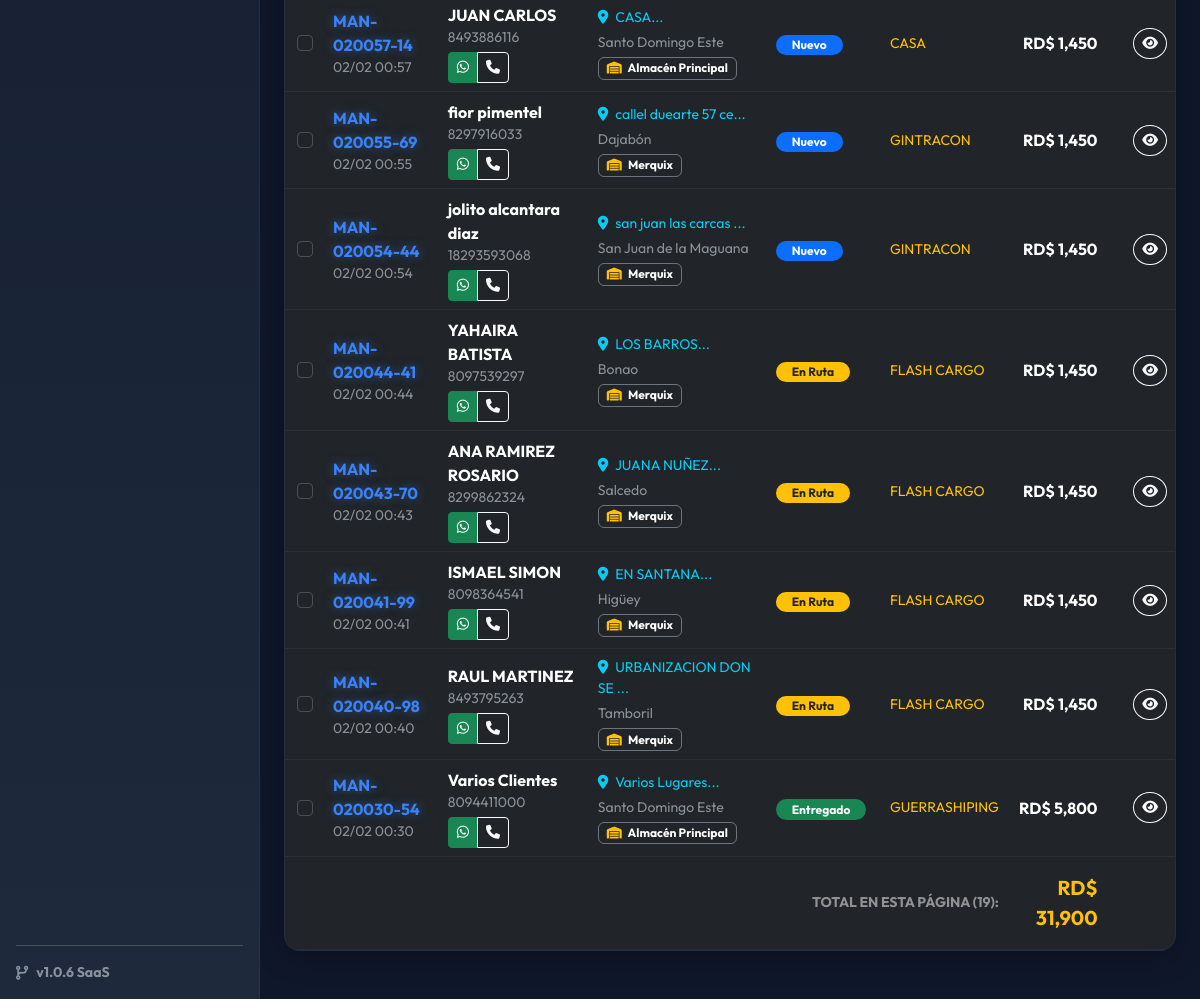
Before: /index.php?ruta=pedidos (signed in, lower part) with the older database file.
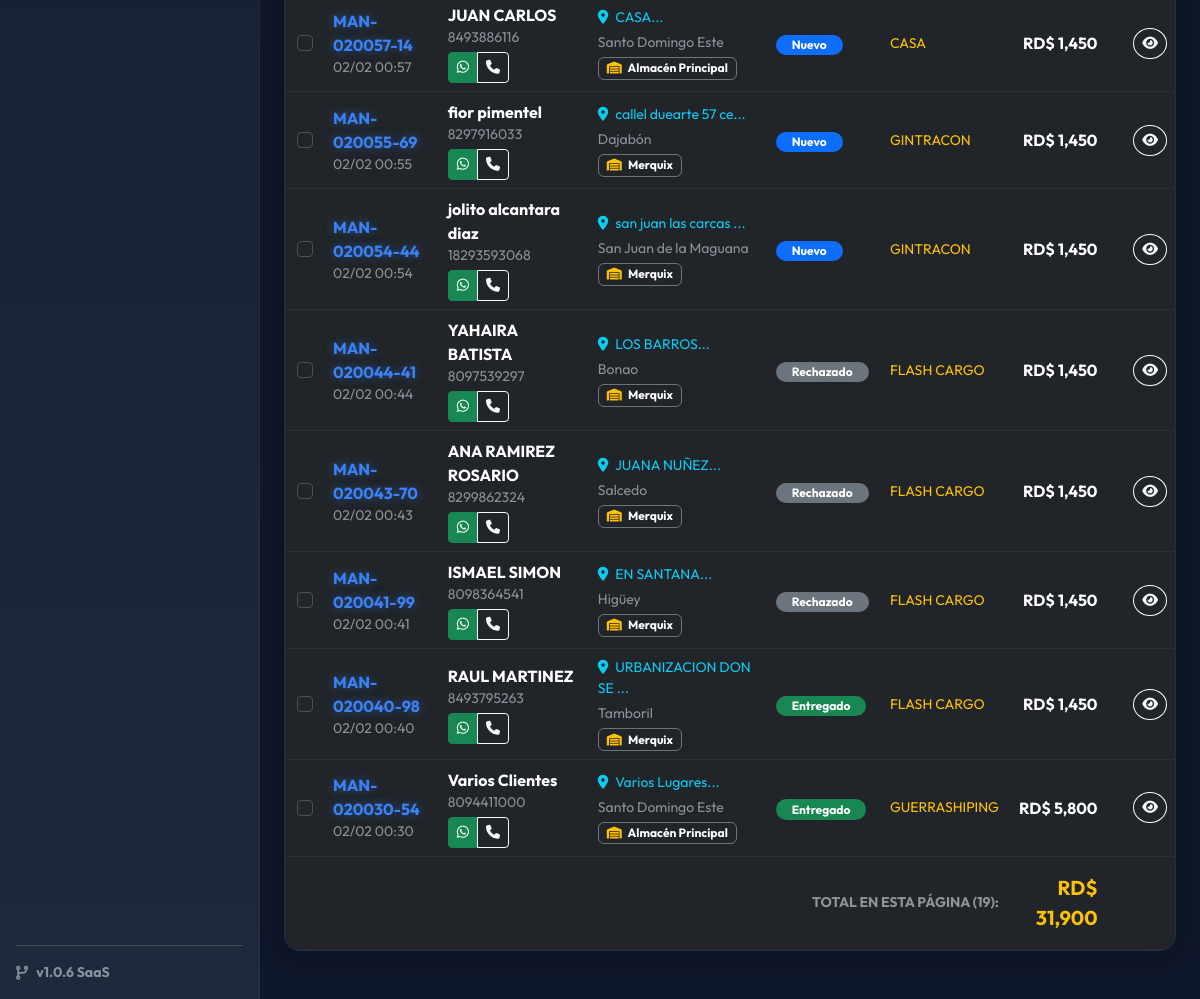
After: the same page with the newer database file.
### tables this page shows
CREATE TABLE `pedidos` (
  `id` int(11) NOT NULL,
  `empresa_id` int(11) NOT NULL,
  `cliente_id` int(11) NOT NULL,
  `transportadora_id` int(11) DEFAULT NULL,
  `almacen_id` int(11) DEFAULT NULL,
  `shopify_order_id` bigint(20) DEFAULT NULL,
  `origen` varchar(50) DEFAULT 'Manual',
  `numero_orden` varchar(50) NOT NULL,
  `estado_interno` enum('Nuevo','Confirmado','En Ruta','Entregado','Devuelto','Rechazado','Cancelado') DEFAULT 'Nuevo',
  `total_venta` decimal(10,2) NOT NULL,
  `costo_envio_real` decimal(10,2) DEFAULT 0.00,
  `costo_empaque_real` decimal(10,2) DEFAULT 0.00,
  `notas_internas` text DEFAULT NULL,
  `motivo_rechazo` text DEFAULT NULL,
  `guia_transporte` varchar(100) DEFAULT NULL,
  `fecha_creacion` datetime DEFAULT current_timestamp(),
  `fecha_entrega` datetime DEFAULT NULL,
  `fecha_actualizacion` datetime DEFAULT NULL
);

CREATE TABLE `clientes` (
  `id` int(11) NOT NULL,
  `empresa_id` int(11) NOT NULL,
  `nombre` varchar(150) NOT NULL,
  `telefono` varchar(50) NOT NULL,
  `email` varchar(150) DEFAULT NULL,
  `provincia` varchar(100) DEFAULT NULL,
  `ciudad` varchar(100) DEFAULT NULL,
  `direccion` text DEFAULT NULL,
  `shopify_customer_id` bigint(20) DEFAULT NULL
);

CREATE TABLE `almacenes` (
  `id` int(11) NOT NULL,
  `empresa_id` int(11) NOT NULL,
  `nombre` varchar(100) NOT NULL,
  `ubicacion` varchar(255) DEFAULT NULL,
  `costo_empaque` decimal(10,2) DEFAULT 0.00,
  `activo` tinyint(1) DEFAULT 1
);

CREATE TABLE `transportadoras` (
  `id` int(11) NOT NULL,
  `empresa_id` int(11) NOT NULL,
  `nombre` varchar(100) NOT NULL,
  `telefono` varchar(20) DEFAULT NULL,
  `codigo_acceso` varchar(50) DEFAULT NULL,
  `pin_acceso` varchar(255) DEFAULT NULL,
  `costo_envio_fijo` decimal(10,2) DEFAULT 0.00,
  `activo` tinyint(1) DEFAULT 1,
  `es_publica` tinyint(1) DEFAULT 0 COMMENT '1=Visible para todas las empresas'
);

### modules/pedidos/index.php (the view, shortened to what the changed rows need)
<?php
$empresa_id = $_SESSION['empresa_id'];
$nombre_empresa_sesion = $_SESSION['empresa_nombre'] ?? 'SRGUERRA';
$fecha_inicio = isset($_GET['f_ini']) ? $_GET['f_ini'] : date('Y-m-01');
$fecha_fin    = isset($_GET['f_fin']) ? $_GET['f_fin'] : date('Y-m-t');
$sql_f_ini = $fecha_inicio . " 00:00:00";
$sql_f_fin = $fecha_fin . " 23:59:59";
$pagina = isset($_GET['p']) ? (int)$_GET['p'] : 1;
$limite = 50;
$inicio = ($pagina - 1) * $limite;
$sql = "SELECT SQL_CALC_FOUND_ROWS p.*,
               c.nombre as cliente_nombre,
               c.telefono as cliente_telefono,
               c.direccion as cliente_direccion,
               c.ciudad as cliente_ciudad,
               t.nombre as transporte_nombre,
               a.nombre as almacen_nombre
        FROM pedidos p
        LEFT JOIN clientes c ON p.cliente_id = c.id
        LEFT JOIN transportadoras t ON p.transportadora_id = t.id
        LEFT JOIN almacenes a ON p.almacen_id = a.id
        WHERE p.empresa_id = ?
        AND p.fecha_creacion BETWEEN ? AND ?";
$params = [$empresa_id, $sql_f_ini, $sql_f_fin];
$sql .= " ORDER BY p.fecha_creacion DESC LIMIT $inicio, $limite";
$stmt = $pdo->prepare($sql);
$stmt->execute($params);
$pedidos = $stmt->fetchAll();
?>
<form id="formMaestro" method="POST">
    <div class="card-glass p-0 overflow-hidden">
        <div class="table-responsive">
            <table class="table table-dark-custom align-middle mb-0">
                <tbody>
                    <?php
                        if(count($pedidos) > 0):
                    ?>
                        <?php foreach($pedidos as $p): ?>
                            <?php
                                $num_clean = preg_replace('/[^0-9]/', '', $p['cliente_telefono']);
                                if(strlen($num_clean) == 10) $num_clean = '1'.$num_clean;
                                $mensaje_ws = "Hola " . $p['cliente_nombre'] . ", te escribimos de " . $nombre_empresa_sesion . " sobre tu pedido #" . $p['numero_orden'];
                                $link_ws = "https://wa.me/" . $num_clean . "?text=" . urlencode($mensaje_ws);
                            ?>
                            <tr class="group-hover">
                                <td class="text-center">
                                    <input type="checkbox" name="pedidos[]" value="<?php echo $p['id']; ?>" class="form-check-input check-item">
                                </td>
                                <td>
                                    <div class="fw-bold text-neon"><?php echo $p['numero_orden']; ?></div>
                                    <div class="small text-muted"><?php echo date('d/m H:i', strtotime($p['fecha_creacion'])); ?></div>
                                </td>
                                <td>
                                    <div class="fw-bold text-white"><?php echo $p['cliente_nombre']; ?></div>
                                    <div class="small text-muted mb-1"><?php echo $p['cliente_telefono']; ?></div>
                                    <div class="btn-group btn-group-sm">
                                        <a href="<?php echo $link_ws; ?>" target="_blank" class="btn btn-success" title="WhatsApp">
                                            <i class="fab fa-whatsapp"></i>
                                        </a>
                                        <a href="tel:<?php echo $p['cliente_telefono']; ?>" class="btn btn-outline-light" title="Llamar">
                                            <i class="fas fa-phone"></i>
                                        </a>
                                    </div>
                                </td>
                                <td>
                                    <div class="text-info small mb-1">
                                        <i class="fas fa-map-marker-alt me-1"></i>
                                        <?php echo substr($p['cliente_direccion'], 0, 20); ?>...
                                    </div>
                                    <div class="text-muted small">
                                        <?php echo $p['cliente_ciudad']; ?>
                                    </div>
                                    <div class="badge bg-dark border border-secondary text-white mt-1">
                                        <i class="fas fa-warehouse me-1 text-warning"></i> <?php echo $p['almacen_nombre']; ?>
                                    </div>
                                </td>
                                <td>
                                    <?php
                                        $badge = 'bg-secondary';
                                        if($p['estado_interno'] == 'Nuevo') $badge = 'bg-primary';
                                        if($p['estado_interno'] == 'Confirmado') $badge = 'bg-info text-dark';
                                        if($p['estado_interno'] == 'En Ruta') $badge = 'bg-warning text-dark';
                                        if($p['estado_interno'] == 'Entregado') $badge = 'bg-success';
                                    ?>
                                    <span class="badge rounded-pill <?php echo $badge; ?> px-3">
                                        <?php echo $p['estado_interno']; ?>
                                    </span>
                                </td>
                                <td class="small text-warning">
                                    <?php echo $p['transporte_nombre'] ?: '-'; ?>
                                </td>
                                <td class="text-end fw-bold text-white">
                                    RD$ <?php echo number_format($p['total_venta'], 0); ?>
                                </td>
                                <td class="text-end">
                                    <a href="index.php?ruta=pedidos/ver&id=<?php echo $p['id']; ?>" class="btn btn-sm btn-outline-light rounded-circle">
                                        <i class="fas fa-eye"></i>
                                    </a>
                                </td>
                            </tr>
                        <?php endforeach; ?>
                    <?php endif; ?>
                </tbody>
            </table>
        </div>
    </div>
</form>

Changed rows visible on the page:
changed pedidos "MAN-020044-41": estado_interno "En Ruta" → "Rechazado"
changed pedidos "MAN-020043-70": estado_interno "En Ruta" → "Rechazado"
changed pedidos "MAN-020041-99": estado_interno "En Ruta" → "Rechazado"
changed pedidos "MAN-020040-98": estado_interno "En Ruta" → "Entregado"
